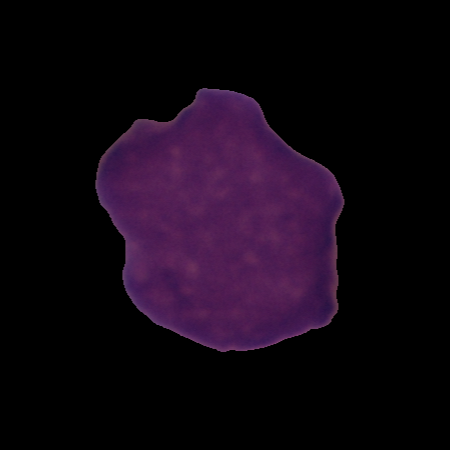
#> input picture Plot-ContourEx/UID_H10_47_2_hem.bmp, 450 x 450 px
$ python contourExamples.py
#> lines starting #> are read from the running program, lines starting #| are printed output that depends on the picture; after the words box and inside, x2 and y2 are one past the last pixel; in counts of white or black regions, pixels touching at a corner belong together
import numpy as np
import cv2
from matplotlib import pyplot as plt
from scipy.spatial import distance
from scipy.signal import resample

def whiteBackGround(image):
    _,thresh = cv2.threshold(cv2.cvtColor(image, cv2.COLOR_RGB2GRAY), 1, 1, cv2.THRESH_BINARY)
    for i in range(image.shape[0]):
        for j in range(image.shape[1]):
            if thresh[i,j]==0:
                image[i,j] = 255
    return image

def plotContourSignature(grayScaleImage, sizeVector=320):
#> called with sizeVector = 320
    _,thresh = cv2.threshold(grayScaleImage, 1, 1, cv2.THRESH_BINARY)
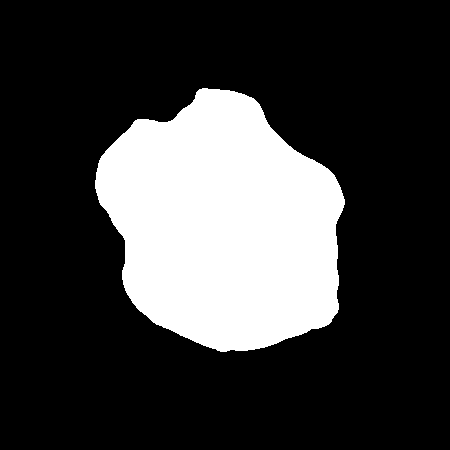
#> thresh: shape (450, 450); values 0 (black) and 1 (white), 23.6% white; 1 white region, box (x1, y1, x2, y2) and area: (95, 88, 345, 352) 47787
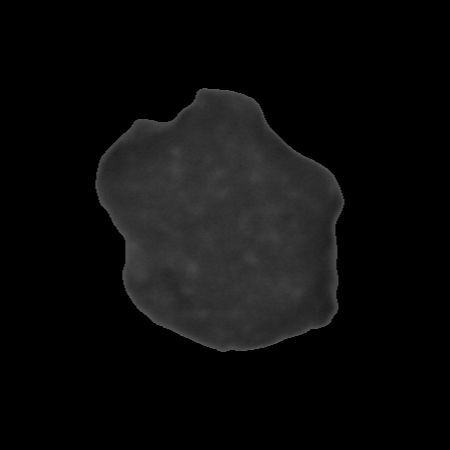
#> grayScaleImage: shape (450, 450); min 0, max 92, mean 12
    _,invThresh = cv2.threshold(grayScaleImage, 1, 1, cv2.THRESH_BINARY_INV)
#> invThresh: shape (450, 450); values 0 (black) and 1 (white), 76.4% white; 1 black region
    contours, _ = cv2.findContours(thresh, 1, 2)
#> contours = 1 contour; box (x1, y1, x2, y2) and area: (95, 88, 345, 352) 47412
    contour = max(contours, key=cv2.contourArea)
#> contour = contour of 352 points, box (x1, y1, x2, y2) (95, 88, 345, 352), area 47412
    m = cv2.moments(thresh)
#> m = moments, m00 47787, centre m10/m00, m01/m00 = (223.1, 224.7)
    centroid = (int(m['m10']/m['m00']), int(m['m01']/m['m00']))
#> centroid = (223, 224)
    signature = []
    for points in contour:
        curvePoint = points[0][0], points[0][1]
        signature.append(distance.euclidean(centroid, curvePoint))
#> this loop made 352 passes
#> curvePoint on passes 1 to 3: (202, 88), (201, 89), (199, 89)
#> after the loop, signature = 352 values, max 145.2 at index 217, min 99.3 at index 81, mean 123.2
    if (len(signature)>sizeVector) or (len(signature)<sizeVector):
        signature = resample(signature, sizeVector)
#> signature = 320 values, max 145.3 at index 197, min 99.28 at index 73, mean 123.2

    #signature = signature - np.mean(signature)
    fourierCoefs = list(map(abs, np.fft.fft(signature)))
#> fourierCoefs = 320 values, max 39426.6 at index 0, min 0.16 at index 159, mean 173.5

    ##################################################################
    plt.figure(figsize=(15, 8))

    plt.subplot(221)
    plt.imshow(whiteBackGround(src))
#> after the loop in whiteBackGround, `for i in range(image.shape[0]):`:
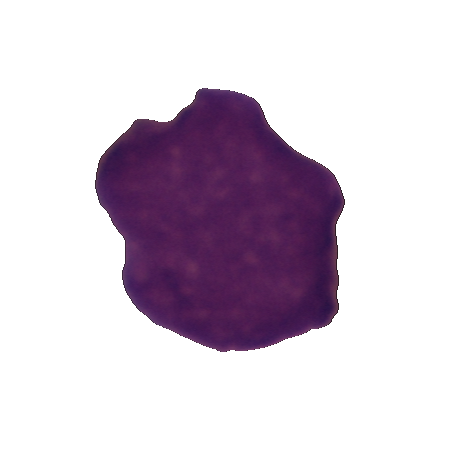
#> image: shape (450, 450, 3); mean R, G, B 213.1, 202.2, 214.1
    plt.title('LYMPHOCYTE IMAGE', fontname='Times New Roman', fontsize=18)

    #************#

    contourPoints = cv2.drawContours(grayScaleImage, [contour], 0, 255, 5) * invThresh
#> contourPoints: shape (450, 450); 1.2% white in thin lines or dots, all inside (x1, y1, x2, y2) = (92, 85, 348, 355)
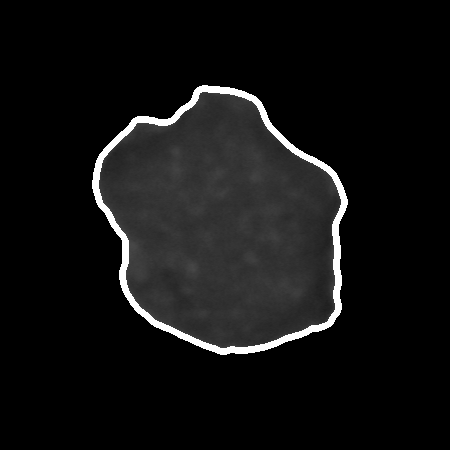
#> grayScaleImage: shape (450, 450); 2.71% of pixels changed, all inside (x1, y1, x2, y2) = (92, 85, 348, 355)
    cv2.drawMarker(contourPoints,centroid, 255, markerType=cv2.MARKER_CROSS, markerSize=20, thickness=2)
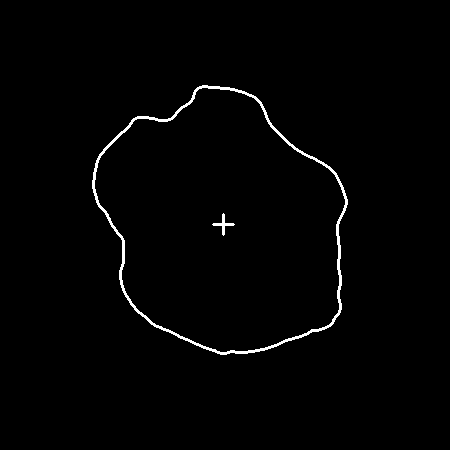
#> contourPoints: shape (450, 450); 1.2% white in thin lines or dots, all inside (x1, y1, x2, y2) = (92, 85, 348, 355)
    for i in [20, 25, 30, 35, 40]:
        cv2.line(contourPoints, centroid, tuple(contour[i][0]), 255, 2)
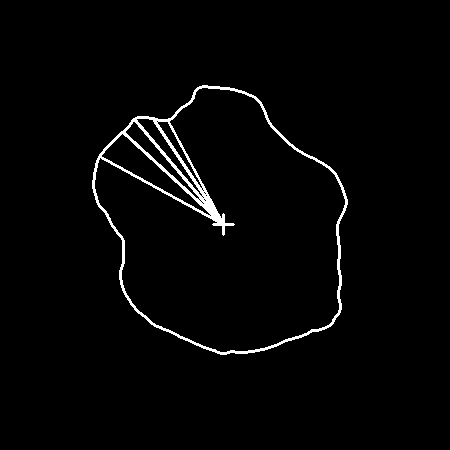
#> contourPoints: shape (450, 450); 2.1% white in thin lines or dots, all inside (x1, y1, x2, y2) = (92, 85, 348, 355)
    plt.subplot(222)
    plt.imshow(cv2.bitwise_not(contourPoints),cmap='gray')
    plt.title('LYMPHOCYTE CONTOUR', fontname='Times New Roman', fontsize=18)

    #************#

    with plt.style.context(('ggplot')):
        plt.subplot(223)
        plt.plot(signature)
        plt.title(f'CENTROID DISTANCE FUNCTION  ({len(signature)} samples)', fontname='Times New Roman', fontsize=18)

    #************#

    with plt.style.context(('ggplot')):
        plt.subplot(224)
        #logCoefs = np.log10(fourierCoefs[0:sizeVector//2])
        logCoefs = np.log10(fourierCoefs)
#> logCoefs = 320 values, max 4.6 at index 0, min -0.795 at index 159, mean 1.14
        #plt.plot(logCoefs)
        plt.bar([i for i in range(len(logCoefs))], logCoefs, width=0.5)
        plt.title('FOURIER DESCRIPTORS', fontname='Times New Roman', fontsize=18)

    plt.tight_layout()
    plt.savefig('fourierShapeDescriptor.png')
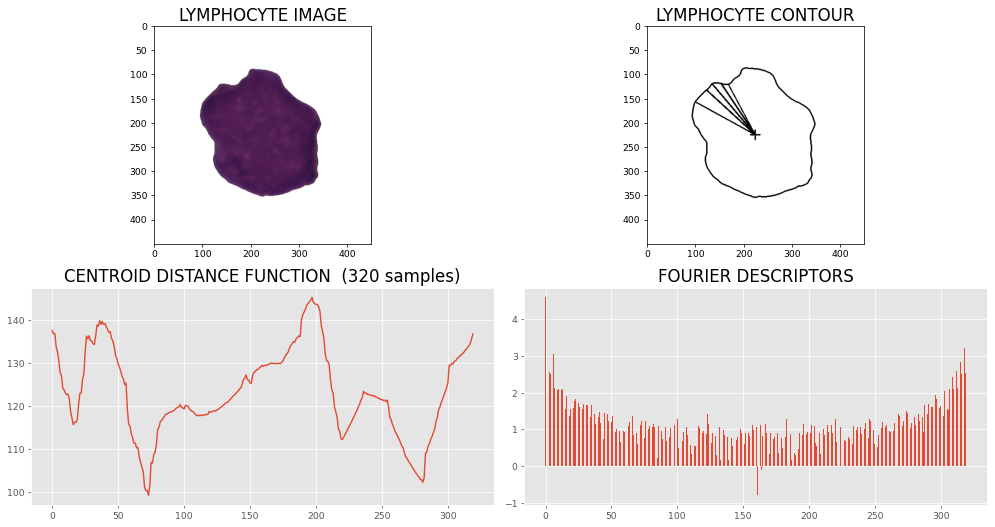
#> figure drawn by matplotlib, 4 panels; panel 3: curve peaks at x = 197, y = 145.3; panel 4: tallest bar 4.6 high, from x = -0.25 to 0.25
    plt.show()

# [76 lines left out: function plotContourFeatures, not called in this run]


if __name__ == '__main__':
    #Fix Random Number Generation
    np.random.seed(12874)
    src = cv2.cvtColor(cv2.imread('UID_H10_47_2_hem.bmp'), cv2.COLOR_BGR2RGB)
    plotContourSignature(cv2.cvtColor(src, cv2.COLOR_RGB2GRAY))
    #plotContourFeatures(cv2.cvtColor(src, cv2.COLOR_RGB2GRAY))
    print(f"\nEnd Script!\n{'#'*50}")
